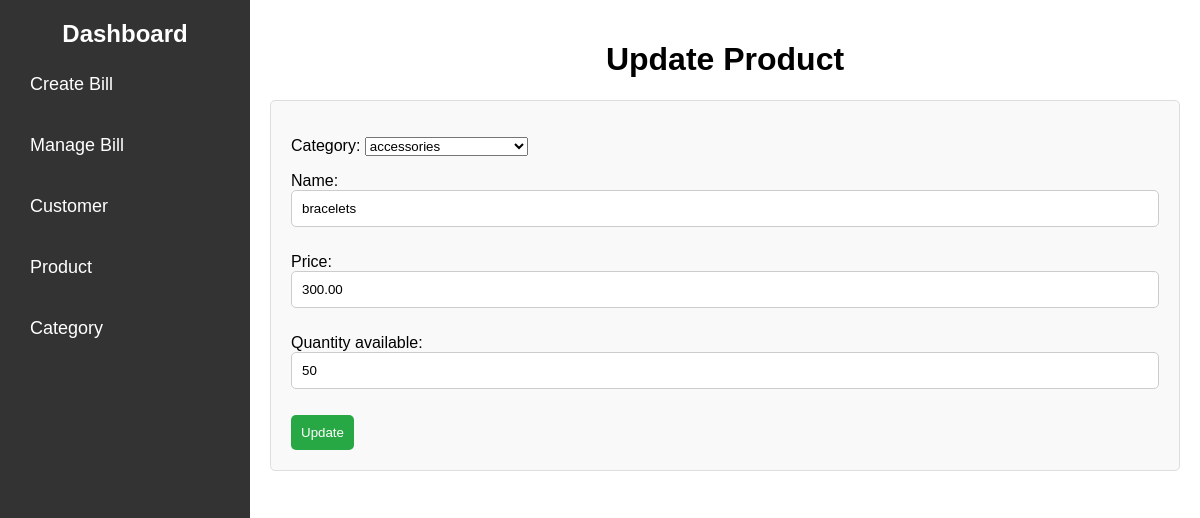
Page /product_list/product_update/5/ on the committed database.
### invoice/models.py (models this page shows, shortened)
class Product(models.Model):
    category = models.ForeignKey(Category, on_delete=models.CASCADE)
    name = models.CharField(max_length=100)
    price = models.DecimalField(max_digits=10, decimal_places=2)
    quantity_available = models.PositiveIntegerField(default=0)

class Category(models.Model):
    name = models.CharField(max_length=100)
    def __str__(self):
        return self.name

### invoice/views.py (the view)
# urls.py: path('product_list/product_update/<int:id>/', views.product_update, name='product_update'),
def product_update(request, id):
    product = get_object_or_404(Product, id=id)
    if request.method == 'POST':
        formp = ProductForm(request.POST, instance=product)
        if formp.is_valid():
            formp.save()
            return redirect('product_list')
    else:
        formp = ProductForm(instance=product)
    return render(request, 'update_product.html', {'formp': formp})

### invoice/forms.py
class ProductForm(forms.ModelForm):
    class Meta:
        model = Product
        fields = ['category', 'name', 'price', 'quantity_available']

### invoice/templates/update_product.html (shortened to what this page needs)
{% extends 'home.html'%}
{% load static %}
{% block css %}
<link rel="stylesheet" href="{% static 'invoice/css/update_products.css' %}">
{% endblock %}
{% block content%}
<h1>Update Product</h1>
<form method="post" class="update-product">
    {{ formp.as_p }}
    <button type="submit">Update</button>
  </form>
{%endblock%}

### invoice/static/invoice/css/base.css (style rules this page uses)
body { margin: 0; padding: 0; font-family: Arial, sans-serif; }
h1 { text-align: center; }

### invoice/static/invoice/css/update_products.css (style rules this page uses)
.update-product input[type="text"], .update-product input[type="number"] { width: 100%; padding: 10px; margin-bottom: 10px; box-sizing: border-box; border: 1px solid #ccc; border-radius: 5px; }
.update-product button[type="submit"] { width: auto; padding: 10px; background-color: #28a745; color: white; border: none; border-radius: 5px; cursor: pointer; transition: background-color 0.3s; }
h1 { text-align: center; }
.update-product { margin-top: 20px; max-width: 1000px; margin: 0 auto; padding: 20px; background-color: #f9f9f9; border: 1px solid #ddd; border-radius: 5px; }

### rows in the picture
Product: category "accessories", price "300.00", quantity_available "50"
Category: name "bracelets"
